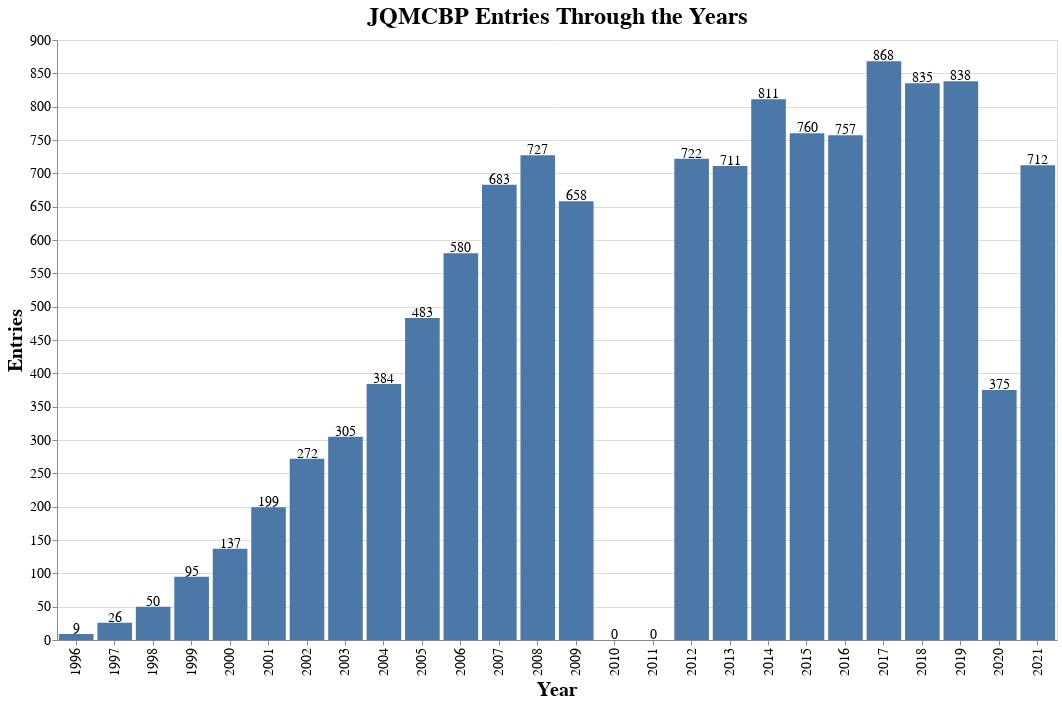

The cell this chart's notebook holds for it:
### Code cell
font = "Helvetica"
bars = alt.Chart(data).mark_bar().encode(
    y="Entries:Q",
    x="Year:O"
).properties(title="JQMCBP Entries Through the Years")

text = bars.mark_text(
    align="center",
    baseline="top",
    dy=-12,
    font=font,
    fontSize=14
).encode(text="Entries:Q")
final = bars + text
final = final.properties(height=600, width=1000).configure_axis(labelFont=font, labelFontSize=14, titleFont=font, titleFontSize=20)
final = final.configure_title(fontSize=24, font=font)

final

### Figure 1 — Vega-Lite specification as saved in the notebook (floating-point values rounded to 4 significant figures)
{"config": {"view": {"continuousWidth": 400, "continuousHeight": 300}, "axis": {"labelFont": "Helvetica", "labelFontSize": 14, "titleFont": "Helvetica", "titleFontSize": 20}, "title": {"font": "Helvetica", "fontSize": 24}}, "layer": [{"mark": "bar", "encoding": {"x": {"type": "ordinal", "field": "Year"}, "y": {"type": "quantitative", "field": "Entries"}}, "title": "JQMCBP Entries Through the Years"}, {"mark": {"type": "text", "align": "center", "baseline": "top", "dy": -12, "font": "Helvetica", "fontSize": 14}, "encoding": {"text": {"type": "quantitative", "field": "Entries"}, "x": {"type": "ordinal", "field": "Year"}, "y": {"type": "quantitative", "field": "Entries"}}, "title": "JQMCBP Entries Through the Years"}], "data": {"name": "data-b7c469009851dd90e19d8fdeb7ad0e4c"}, "height": 600, "width": 1000, "$schema": "https://vega.github.io/schema/vega-lite/v4.8.1.json", "datasets": {"data-b7c469009851dd90e19d8fdeb7ad0e4c": [{"Year": 1996, "Entries": 9, "Chimps": 1}, {"Year": 1997, "Entries": 26, "Chimps": 1}, {"Year": 1998, "Entries": 50, "Chimps": 1}, {"Year": 1999, "Entries": 95, "Chimps": 1}, {"Year": 2000, "Entries": 137, "Chimps": 1}, {"Year": 2001, "Entries": 199, "Chimps": 1}, {"Year": 2002, "Entries": 272, "Chimps": 1}, {"Year": 2003, "Entries": 305, "Chimps": 1}, {"Year": 2004, "Entries": 384, "Chimps": 1}, {"Year": 2005, "Entries": 483, "Chimps": 1}, {"Year": 2006, "Entries": 580, "Chimps": 1001}, {"Year": 2007, "Entries": 683, "Chimps": 1001}, {"Year": 2008, "Entries": 727, "Chimps": 1001}, {"Year": 2009, "Entries": 658, "Chimps": 1001}, {"Year": 2010, "Entries": 0, "Chimps": 0}, {"Year": 2011, "Entries": 0, "Chimps": 0}, {"Year": 2012, "Entries": 722, "Chimps": 1001}, {"Year": 2013, "Entries": 711, "Chimps": 1001}, {"Year": 2014, "Entries": 811, "Chimps": 1001}, {"Year": 2015, "Entries": 760, "Chimps": 1001}, {"Year": 2016, "Entries": 757, "Chimps": 1001}, {"Year": 2017, "Entries": 868, "Chimps": 1001}, {"Year": 2018, "Entries": 835, "Chimps": 1001}, {"Year": 2019, "Entries": 838, "Chimps": 1001}, {"Year": 2020, "Entries": 375, "Chimps": 1001}, {"Year": 2021, "Entries": 712, "Chimps": 1001}]}}
